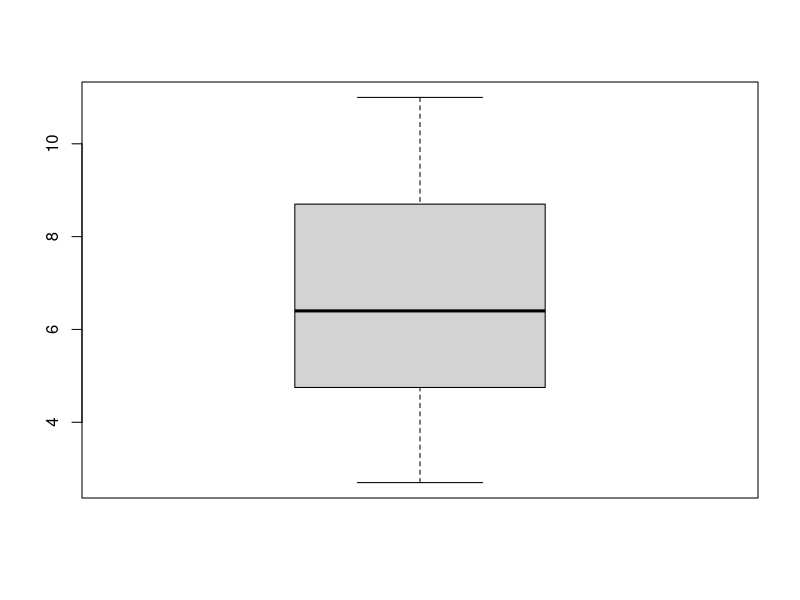

The R script that drew this image:
#                    Compute basic statistical parameters
#-----------------------------------------------------------------------------

x <- c(5.6, 2.7, 6.7, 8.2, 3.9, 4.5, 9.2, 7.7, 6.1, 11.0, 10.0, 5.0)

# Getting basic statistical summary of vector in one go.
y <- summary(x)

# convert it into proper numerical array
y = as.numeric(y)
print(y)

# y is a vector
# y[1] is minimum value
# y[2] is first quartile
# y[3] is median
# y[4] is mean
# y[5] is third quartile
# y[6] is maximum


# We can also use ndividual functions

# mean value
meanValue <- mean(x)

#median value
medianValue = median(x)

#variance
variance = var(x)

#standard deviation 
standardDeviation = sd(x)

# Box-Whisker plot
boxplot(x)



